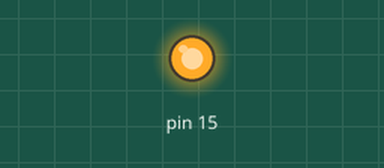
Recording of a sketch running on a simulated Arduino Uno, built with avr-gcc and run on an emulated ATmega328P. Shown: output pins drawn as LEDs (lit = HIGH).

Above: at 0.1 s.
Timing chart, 0 to 1.6 s (numbered marks = the images above):
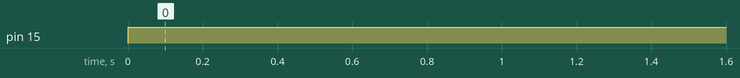

Measured:
- by itself, pin 15: LOW → HIGH at 0.00 s

The sketch:

feather_code.ino
```cpp
void setup() {
  pinMode(15, OUTPUT);
}

void loop() {
  digitalWrite(15, 255);
}
```
